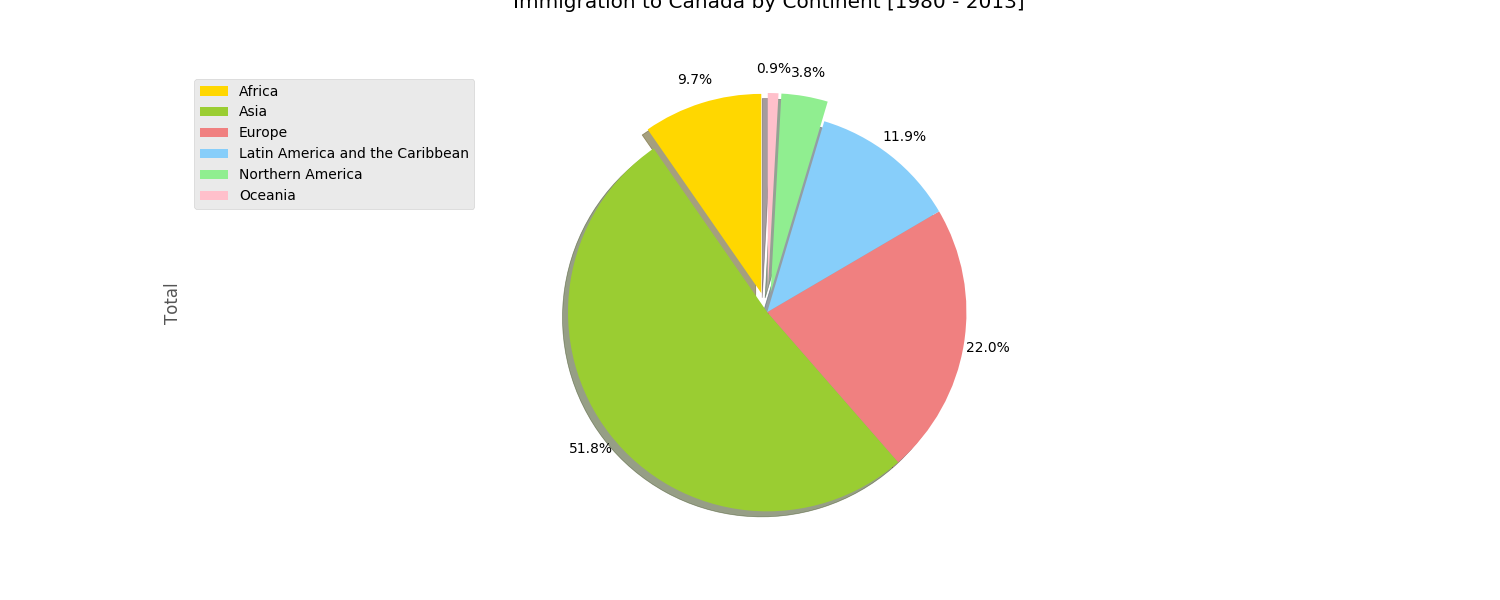

Source code (Python):
import numpy as np
import pandas as pd
import matplotlib as mpl
import matplotlib.pyplot as plt


df_can = pd.read_excel("Canada.xlsx",
                        sheet_name="Canada by Citizenship",
                        skiprows=range(20),
                        skipfooter=2)
                        
df_can.drop(['AREA', 'REG', 'DEV', 'Type', 'Coverage'], axis=1, inplace=True)
df_can.rename(columns={'OdName':'Country', 'AreaName':'Continent','RegName':'Region'}, inplace=True)
all(isinstance(column, str) for column in df_can.columns)
df_can.columns = list(map(str, df_can.columns))
df_can.set_index('Country', inplace=True)
df_can['Total'] = df_can.sum(axis=1)

years = list(map(str, range(1980, 2014)))

mpl.style.use('ggplot') # optional: for ggplot-like style

df_continents = df_can.groupby('Continent', axis=0).sum()

colors_list = ['gold', 'yellowgreen', 'lightcoral', 'lightskyblue', 'lightgreen', 'pink']
explode_list = [0.1, 0, 0, 0, 0.1, 0.1] # ratio for each continent with which to offset each wedge.

# autopct create %, start angle represent starting point
df_continents['Total'].plot(kind='pie',
                            figsize=(15, 6),
                            autopct='%1.1f%%', 
                            startangle=90,    
                            shadow=True,       
                            labels=None,         # turn off labels on pie chart
                            pctdistance=1.12,    # the ratio between the center of each pie slice and the start of the text generated by autopct 
                            colors=colors_list,  # add custom colors
                            explode=explode_list # 'explode' lowest 3 continents
                            )

# scale the title up by 12% to match pctdistance
plt.title('Immigration to Canada by Continent [1980 - 2013]', y=1.12) 

plt.axis('equal') 

# add legend
plt.legend(labels=df_continents.index, loc='upper left') 

plt.savefig("PieChart.png")